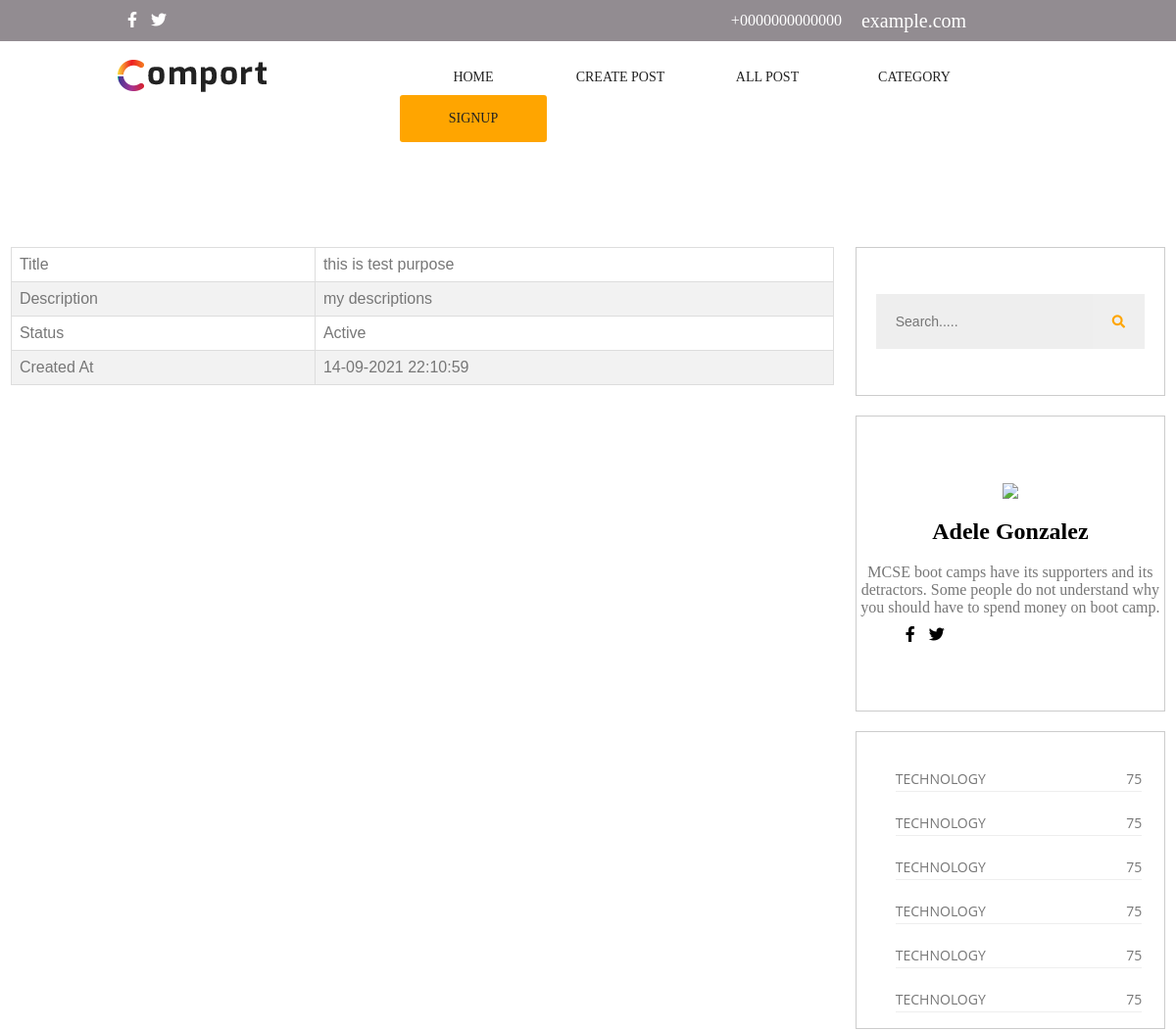
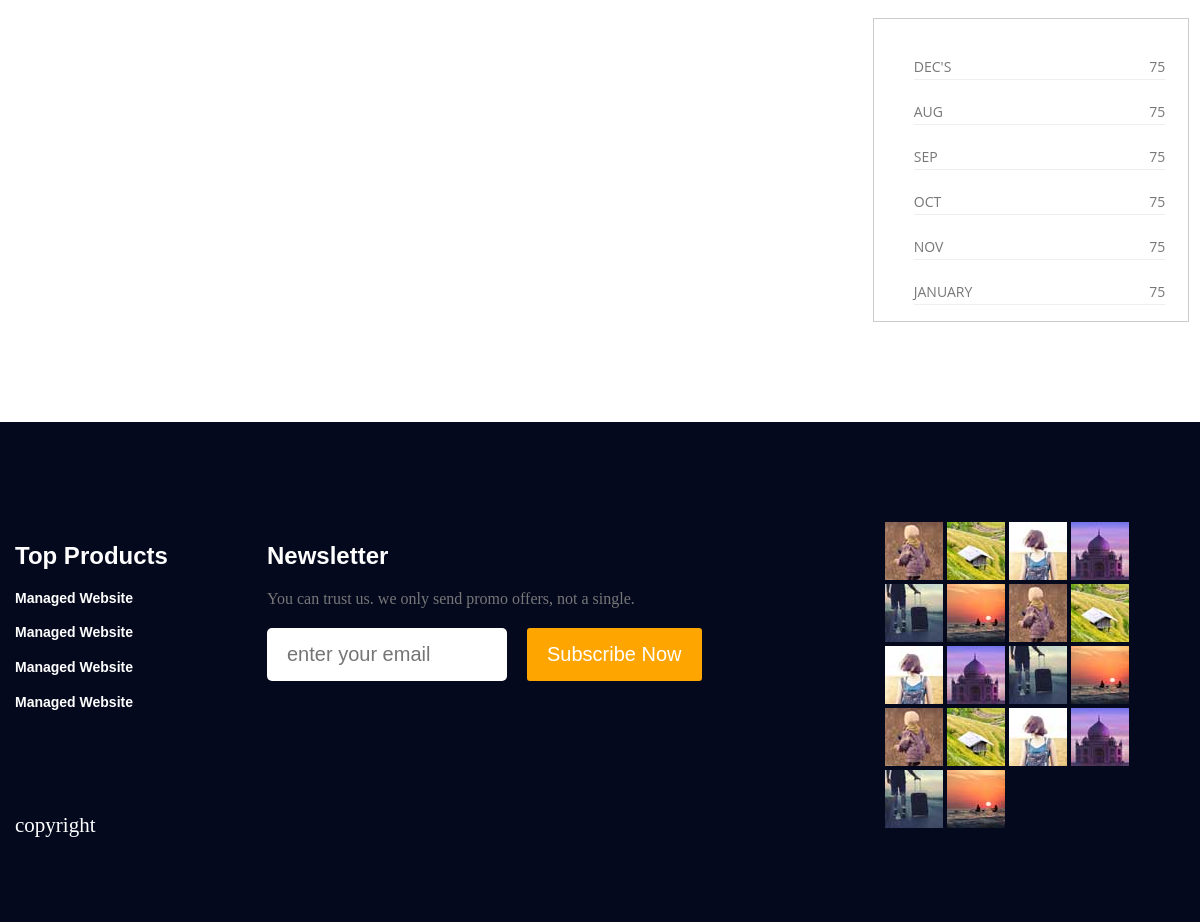
/post_view.php?id=1, run on the app's committed database (2 pictures, top to bottom).
### tables this page shows
CREATE TABLE `post` (
  `id` int(11) NOT NULL,
  `title` varchar(500) NOT NULL,
  `description` text NOT NULL,
  `status` tinyint(2) NOT NULL DEFAULT 1,
  `created_at` datetime NOT NULL
);

CREATE TABLE `status` (
  `id` int(2) NOT NULL,
  `status_name` varchar(200) NOT NULL,
  `created_at` datetime NOT NULL,
  `updated_at` datetime NOT NULL
);

### functions.php (called while the page is built, shortened)
<?php
include_once('db/db.php');
  function getPostById($id){
    global $conn;
    $sql = "SELECT post.*,status.status_name FROM `post` JOIN status ON post.status = status.id  where post.id=$id";
    $result = mysqli_query($conn,$sql);
    return mysqli_fetch_assoc($result);
  }
?>

### post_view.php (the view, shortened to what this page needs)
<?php
     require_once("functions.php");
     require_once("./header.php");
     $id = $_GET['id'];
     if($id){
        $postInfo = getPostById($id);
        if($postInfo){
            extract($postInfo);
        }
     }
?>
<div class="main">
            <div class="container">
                <div class="content">
            <?php if($postInfo){?>
                    <table id='customers'>
                            <tr>
                                <td>Title</td>
                                <td><?php echo $title ?></td>
                            </tr>
                            <tr>
                                <td>Description</td>
                                <td><?php echo $description; ?></td>
                            </tr>
                            <tr>
                                <td>Status</td>
                                <td><?php echo $status_name; ?></td>
                            </tr>
                            <tr>
                                <td>Created At</td>
                                <td><?php echo date('d-m-Y H:i:s',strtotime($created_at)); ?></td>
                            </tr>
                        </table>
                    <?php }else{ ?>
                        <h2 style='color:red !important;text-align:center'>No Data found</h2>
                     <?php } ?>
                </div>
                <div class="sidebar">
                  <?php
                   require_once("sidebar.php")
                  ?>
                </div>
            </div>
        </div>
        <?php
            include_once('./footer.php')
        ?>
    </body>
</html>

### css/style.css (style rules this page uses)
body { padding: 0; margin: 0; color: #777; }
.main { display: flex; flex-direction: column; flex-wrap: wrap; }
.container { display: flex; flex-flow: row wrap; justify-content: space-around; margin-top: 100px; }
.content { display: flex; flex-direction: column; flex-basis: 70%; min-height: 400px; }
.sidebar { display: flex; flex-direction: column; flex-basis: 25%; }

### post_view.php (style rules this page uses)
#customers { font-family: Arial, Helvetica, sans-serif; border-collapse: collapse; width: 100%; }
#customers td, #customers th { border: 1px solid #ddd; padding: 8px; }
#customers tr:nth-child(even) { background-color: #f2f2f2; }

### data on the page
post: title "this is test purpose", description "my descriptions", status.status_name "Active", created_at "14-09-2021 22:10:59"
